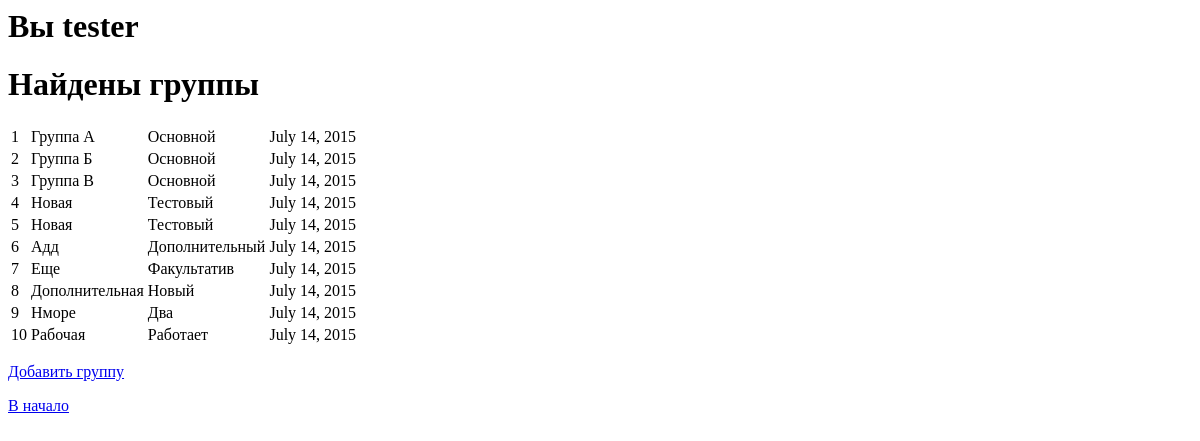
The page /groupedit/show/ (signed in) on the database as committed earlier.
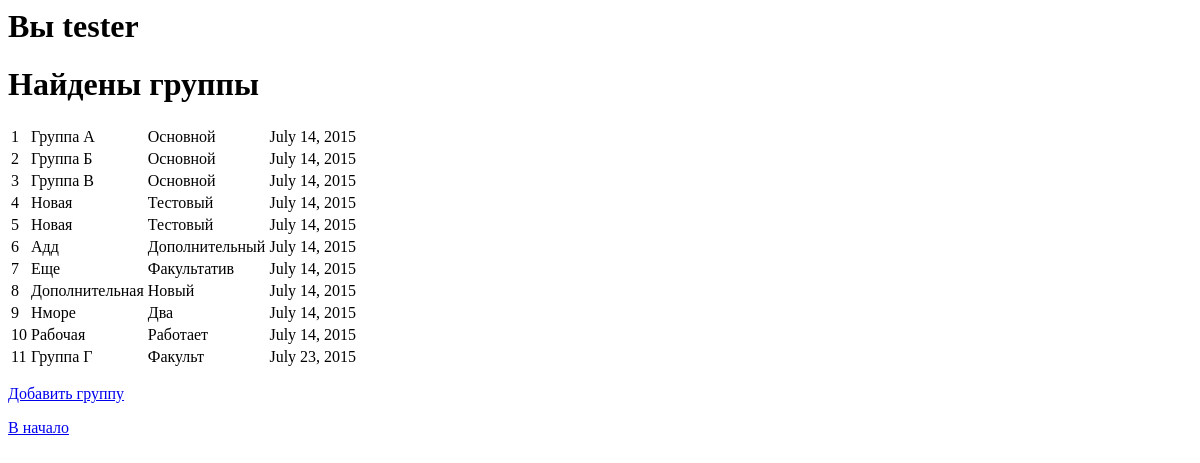
The same page on the database as committed later.
### studedit/models.py (models this page shows, shortened)
class Groups(models.Model):
    name = models.CharField(max_length=30)
    faculty = models.CharField(max_length=30)
    year = models.DateField(auto_now=True)

### groupedit/views.py (the view)
def show(request):
    groups = Groups.objects.all()
    user_name = auth.get_user(request)
    args = {
        'user_name': user_name.get_username(),
        'groups': groups
    }
    return render(request, 'groupedit/group_list.html', args)

### groupedit/templates/groupedit/group_list.html
{% if user_name %}
    <h1>Вы {{ user_name }}</h1>
    {% if groups %}
        <h1>Найдены группы</h1>
        <table>
            {% for group in groups %}
                <tr>
                    <td>{{ group.id }}</td><td>{{ group.name }}</td>
                    <td>{{ group.faculty }}</td><td>{{ group.year }}</td>
                </tr>
            {% endfor %}
        </table>
        <p><a href="/groupedit/add/">Добавить группу</a></p>
        <p><a href="/authorisation/welcome/">В начало</a> </p>
    {% else %}
        <h1>Групп не найдено</h1>
        <a href="/groupedit/add/">Добавить группу</a>
    {% endif %}
{% else %}
    <h2>Вы не авторизованы в системе</h2>
    <a href="/authorisation/login/">Воити в систему</a>
{% endif %}

Rows that differ between the two databases and show on the page:
added Groups: id "11", name "Группа Г", faculty "Факульт", year "July 23, 2015"
